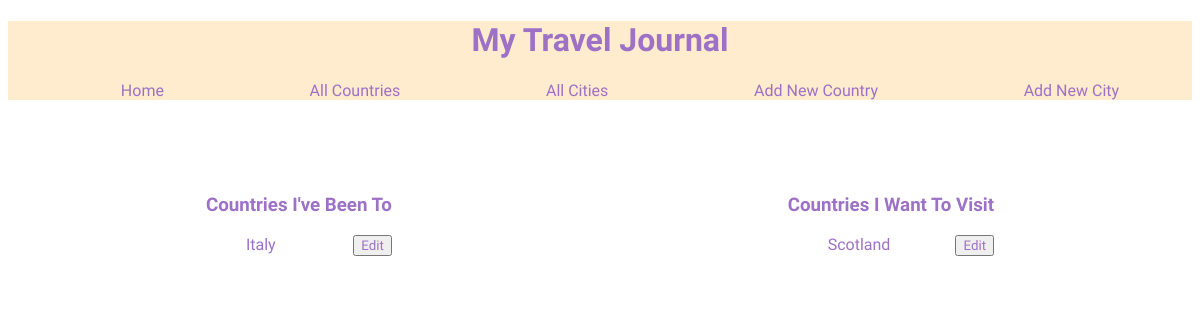
Page /countries on the earlier database version.
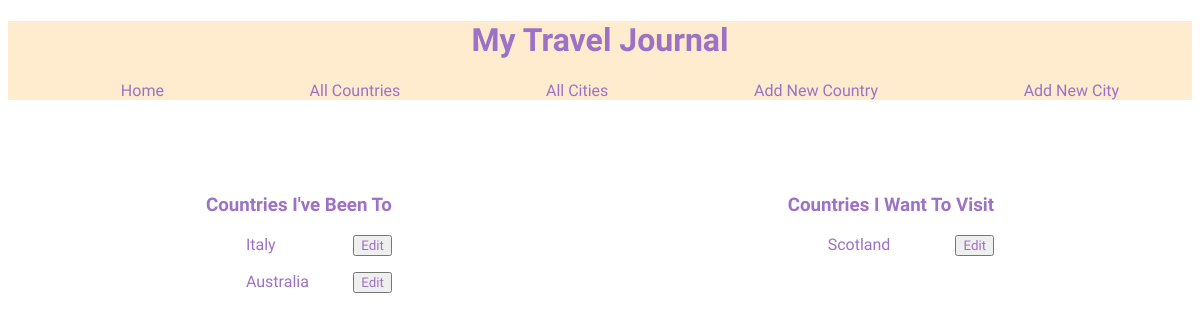
Same page on the later database version.
### tables this page shows
CREATE TABLE countries (
    id INTEGER PRIMARY KEY AUTOINCREMENT,
    name VARCHAR,
    visited BOOLEAN DEFAULT FALSE
);

### controllers/countries_controller.py (the view)
@countries_blueprint.route("/countries")
def countries():
    countries = country_repository.select_all()
    return render_template("countries/index.html", all_countries = countries)

### db/run_sql.py (called while the page is built)
def get_db():
    path = os.path.dirname(os.path.abspath(__file__))
    db = os.path.join(path, "travel_manager.db")
    conn = sqlite3.connect(db)
    conn.execute("PRAGMA foreign_keys = 1")
    conn.row_factory = sqlite3.Row
    return conn

def run_sql(sql, values=[]):
    db = get_db()
    cursor =db.cursor()
    cursor.execute(sql, values)
    results = cursor.fetchall()
    db.commit()
    db.close()
    return results

### repositories/country_repository.py (called while the page is built)
def select_all():
    countries = []
    sql = "SELECT * FROM countries"
    results = run_sql(sql)
    for row in results:
        visited = True if row['visited'] == 1 else False
        country = Country(row['name'], visited, row['id'])
        countries.append(country)
    return countries

### templates/countries/index.html
{% extends "base.html" %}
{% block content %}
    <div class = "flexme">
        <div>
            <h3 class = "headings">Countries I've Been To</h3>
                <div>
                    {% for country in all_countries %}
                    {% if country.visited == True %}
                    <ul class = "lists">
                        <li><a href="/countries/{{ country.id }}"> {{country.name}}</a></li>
                        <li>
                            <button><a href="/countries/{{country.id}}/edit">Edit</a></button>
                        </li>
                    </ul>
                    {% endif %}
                    {% endfor%}
                </div>
        </div>
        <div>
            <h3 class = "headings">Countries I Want To Visit</h3>
            {% for country in all_countries %}
            {% if country.visited == False %}
            <div>
                <ul class = "lists">
                    <li><a href="/countries/{{ country.id }}"> {{country.name}}</a></li>
                    <li>
                        <button><a href="/countries/{{country.id}}/edit">Edit</a></button>
                    </li>
                </ul>
            </div>
            {% endif %}
            {% endfor %}
        </div>
    </div>
    {% endblock %}

Differences in the rows shown:
added countries: name "Australia", shown under "Countries I've Been To"
